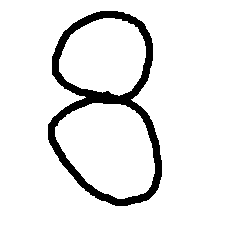
#> input picture _4.python/opencv/8.bmp, 240 x 240 px, given in place of coin.jpg, which was not available
$ python opencv16_findContours.py
#> lines starting #> are read from the running program, lines starting #| are printed output that depends on the picture; after the words box and inside, x2 and y2 are one past the last pixel; in counts of white or black regions, pixels touching at a corner belong together; pictures that were not available may be replaced by others from this repository, and a replacement may not be noted
import cv2

import sys
import matplotlib.pyplot as plt
import numpy as np
import math

font_filename = 'C:/_git/vcs/_1.data/______test_files1/_font/msch.ttf'
#設定中文字型及負號正確顯示
#設定中文字型檔
plt.rcParams["font.sans-serif"] = "Microsoft JhengHei" # 將字體換成 Microsoft JhengHei
#設定負號
plt.rcParams["axes.unicode_minus"] = False # 讓負號可正常顯示

print('------------------------------------------------------------')	#60個

filename = 'images/coin.jpg'

cap = cv2.VideoCapture(filename)    #用VideoCapture讀取本機圖片

ret, frame = cap.read()
#> frame is the input picture: shape (240, 240, 3); 92.4% white; 1 black region, box (x1, y1, x2, y2) and area: (48, 11, 162, 206) 4395

print('顯示原圖')
cv2.imshow('Picture Viewer1', frame) #顯示圖片

gray = cv2.cvtColor(frame, cv2.COLOR_BGR2GRAY)

gray = cv2.GaussianBlur(gray, (13, 13), 0)
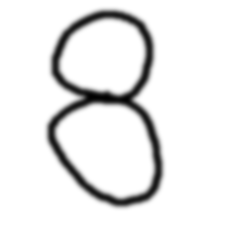
#> gray: shape (240, 240); min 0, max 255, mean 235.5
edged = cv2.Canny(gray, 50, 150)
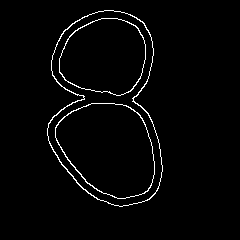
#> edged: shape (240, 240); 2.3% white in thin lines or dots, all inside (x1, y1, x2, y2) = (47, 10, 163, 207)

contours, hierarchy = cv2.findContours(
    edged.copy(),
    cv2.RETR_EXTERNAL,
    cv2.CHAIN_APPROX_SIMPLE)
#> contours = 1 contour; box (x1, y1, x2, y2) and area: (47, 10, 163, 207) 16742

out = frame.copy()
cv2.drawContours(out, contours, -1, (0, 0, 255), 3) #用紅框標示出來
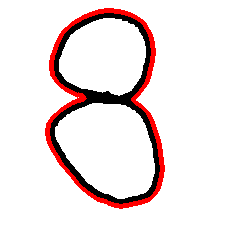
#> out: shape (240, 240, 3); 4.41% of pixels changed, all inside (x1, y1, x2, y2) = (45, 8, 165, 209)

frame = cv2.hconcat([frame, out])
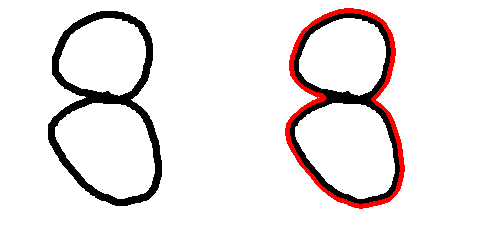
#> frame: shape (240, 480, 3); mean B, G, R 232.5, 232.5, 238.1

cv2.imshow('Picture Viewer2', frame) #顯示圖片

print('在此等待任意鍵繼續, 繼續後刪除本視窗')
cv2.waitKey()
cv2.destroyAllWindows()
